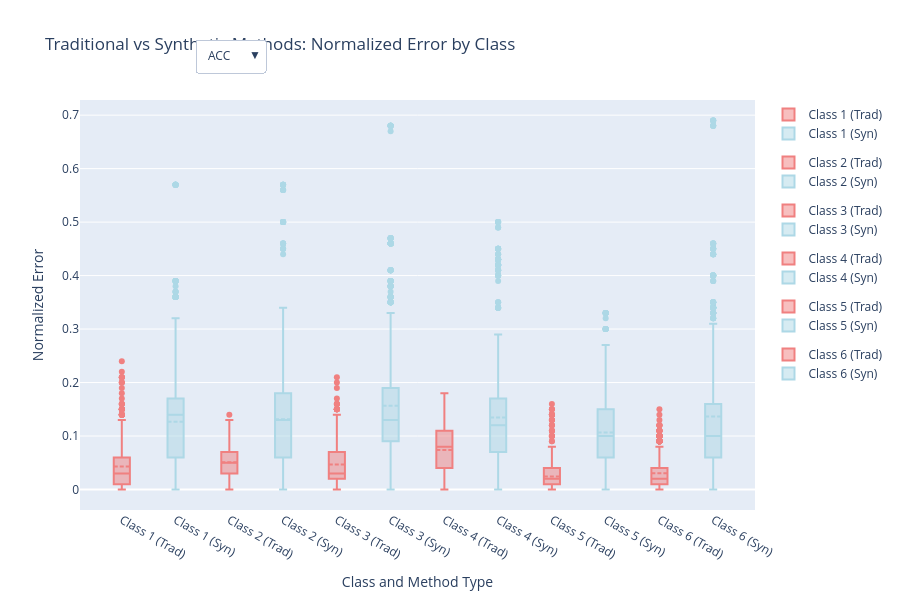

Source (notebook cell):
### Code cell
def plot_traditional_vs_syn_comparison(df):
    """
    Create an interactive box plot comparing traditional quantification methods with their synthetic counterparts.
    
    Parameters:
    df (pd.DataFrame): DataFrame containing error metrics and quantification methods
    
    Returns:
    plotly.graph_objects.Figure: Interactive plotly figure
    """
    import plotly.graph_objects as go
    
    # Define method pairs (traditional, synthetic)
    method_pairs = {
        'ACC': ('ACC', 'ACC_syn'),
        'PACC': ('PACC', 'PACC_syn'),
        'X': ('X', 'X_syn'),
        'MAX': ('MAX', 'MAX_syn'),
        'T50': ('T50', 'T50_syn'),
        'MS': ('MS', 'MS_syn'),
        'MS2': ('MS2', 'MS2_syn'),
        'SMM': ('SMM', 'SMM_syn'),
        'HDy': ('HDy', 'HDy_syn'),
        'DyS': ('DyS', 'DySyn')
    }
    
    # Create figure
    fig = go.Figure()
    
    # Add traces for each method pair
    for method_name, (trad_method, syn_method) in method_pairs.items():
        # Filter data for traditional method
        df_trad = df[df['qnt'] == trad_method]
        df_syn = df[df['qnt'] == syn_method]
        
        # Add traces for each class
        for i in classes:
            # Traditional method
            if len(df_trad) > 0:
                fig.add_trace(go.Box(
                    y=df_trad[f'c{i}_error_normalized'],
                    name=f'Class {i} (Trad)',
                    visible=(method_name == 'ACC'),
                    boxmean=True,
                    marker=dict(color='lightcoral'),
                    legendgroup=f'class{i}',
                    showlegend=True,
                    offsetgroup=f'c{i}_trad',
                    width=0.3
                ))
            
            # Synthetic method
            if len(df_syn) > 0:
                fig.add_trace(go.Box(
                    y=df_syn[f'c{i}_error_normalized'],
                    name=f'Class {i} (Syn)',
                    visible=(method_name == 'ACC'),
                    boxmean=True,
                    marker=dict(color='lightblue'),
                    legendgroup=f'class{i}',
                    showlegend=True,
                    offsetgroup=f'c{i}_syn',
                    width=0.3
                ))
    
    # Create buttons for dropdown
    buttons = []
    for idx, method_name in enumerate(method_pairs.keys()):
        # Calculate which traces should be visible
        visible = [False] * len(fig.data)
        start_idx = idx * 12  # 12 traces per method pair (6 classes × 2 types)
        for i in range(12):
            visible[start_idx + i] = True
        
        buttons.append(dict(
            label=method_name,
            method='update',
            args=[{'visible': visible}]
        ))
    
    # Update layout
    fig.update_layout(
        updatemenus=[dict(
            active=0,
            buttons=buttons,
            x=0.17,
            xanchor='left',
            y=1.15,
            yanchor='top'
        )],
        title='Traditional vs Synthetic Methods: Normalized Error by Class',
        xaxis_title='Class and Method Type',
        yaxis_title='Normalized Error',
        height=600,
        showlegend=True,
        boxmode='group'
    )
    
    return fig

# Call the function and display the plot
fig3 = plot_traditional_vs_syn_comparison(df)
fig3.show()
